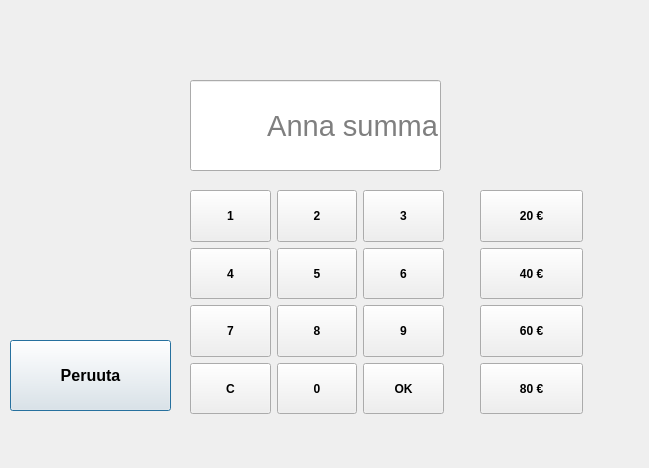
<?xml version="1.0" encoding="UTF-8"?>
<ui version="4.0">
 <class>rahannosto</class>
 <widget class="QDialog" name="rahannosto">
  <property name="geometry">
   <rect>
    <x>0</x>
    <y>0</y>
    <width>649</width>
    <height>468</height>
   </rect>
  </property>
  <property name="windowTitle">
   <string>Dialog</string>
  </property>
  <widget class="QLineEdit" name="lineEditNosto">
   <property name="geometry">
    <rect>
     <x>190</x>
     <y>80</y>
     <width>251</width>
     <height>91</height>
    </rect>
   </property>
   <property name="sizePolicy">
    <sizepolicy hsizetype="MinimumExpanding" vsizetype="Fixed">
     <horstretch>0</horstretch>
     <verstretch>0</verstretch>
    </sizepolicy>
   </property>
   <property name="font">
    <font>
     <pointsize>22</pointsize>
    </font>
   </property>
   <property name="maxLength">
    <number>4</number>
   </property>
   <property name="alignment">
    <set>Qt::AlignRight|Qt::AlignTrailing|Qt::AlignVCenter</set>
   </property>
   <property name="placeholderText">
    <string>Anna summa</string>
   </property>
  </widget>
  <widget class="QPushButton" name="pushButton">
   <property name="geometry">
    <rect>
     <x>10</x>
     <y>340</y>
     <width>161</width>
     <height>71</height>
    </rect>
   </property>
   <property name="font">
    <font>
     <pointsize>12</pointsize>
     <weight>75</weight>
     <bold>true</bold>
    </font>
   </property>
   <property name="text">
    <string>Peruuta</string>
   </property>
  </widget>
  <widget class="QWidget" name="layoutWidget">
   <property name="geometry">
    <rect>
     <x>190</x>
     <y>190</y>
     <width>254</width>
     <height>224</height>
    </rect>
   </property>
   <layout class="QGridLayout" name="gridLayout">
    <item row="0" column="0">
     <widget class="QPushButton" name="pushButton1">
      <property name="sizePolicy">
       <sizepolicy hsizetype="Minimum" vsizetype="Minimum">
        <horstretch>0</horstretch>
        <verstretch>0</verstretch>
       </sizepolicy>
      </property>
      <property name="minimumSize">
       <size>
        <width>51</width>
        <height>51</height>
       </size>
      </property>
      <property name="font">
       <font>
        <weight>75</weight>
        <bold>true</bold>
       </font>
      </property>
      <property name="text">
       <string>1</string>
      </property>
     </widget>
    </item>
    <item row="0" column="1">
     <widget class="QPushButton" name="pushButton2">
      <property name="sizePolicy">
       <sizepolicy hsizetype="Minimum" vsizetype="Minimum">
        <horstretch>0</horstretch>
        <verstretch>0</verstretch>
       </sizepolicy>
      </property>
      <property name="minimumSize">
       <size>
        <width>51</width>
        <height>51</height>
       </size>
      </property>
      <property name="font">
       <font>
        <weight>75</weight>
        <bold>true</bold>
       </font>
      </property>
      <property name="text">
       <string>2</string>
      </property>
     </widget>
    </item>
    <item row="0" column="2">
     <widget class="QPushButton" name="pushButton3">
      <property name="sizePolicy">
       <sizepolicy hsizetype="Minimum" vsizetype="Minimum">
        <horstretch>0</horstretch>
        <verstretch>0</verstretch>
       </sizepolicy>
      </property>
      <property name="minimumSize">
       <size>
        <width>51</width>
        <height>51</height>
       </size>
      </property>
      <property name="font">
       <font>
        <weight>75</weight>
        <bold>true</bold>
       </font>
      </property>
      <property name="text">
       <string>3</string>
      </property>
     </widget>
    </item>
    <item row="1" column="0">
     <widget class="QPushButton" name="pushButton4">
      <property name="sizePolicy">
       <sizepolicy hsizetype="Minimum" vsizetype="Minimum">
        <horstretch>0</horstretch>
        <verstretch>0</verstretch>
       </sizepolicy>
      </property>
      <property name="minimumSize">
       <size>
        <width>51</width>
        <height>51</height>
       </size>
      </property>
      <property name="font">
       <font>
        <weight>75</weight>
        <bold>true</bold>
       </font>
      </property>
      <property name="text">
       <string>4</string>
      </property>
     </widget>
    </item>
    <item row="1" column="1">
     <widget class="QPushButton" name="pushButton5">
      <property name="sizePolicy">
       <sizepolicy hsizetype="Minimum" vsizetype="Minimum">
        <horstretch>0</horstretch>
        <verstretch>0</verstretch>
       </sizepolicy>
      </property>
      <property name="minimumSize">
       <size>
        <width>51</width>
        <height>51</height>
       </size>
      </property>
      <property name="font">
       <font>
        <weight>75</weight>
        <bold>true</bold>
       </font>
      </property>
      <property name="text">
       <string>5</string>
      </property>
     </widget>
    </item>
    <item row="1" column="2">
     <widget class="QPushButton" name="pushButton6">
      <property name="sizePolicy">
       <sizepolicy hsizetype="Minimum" vsizetype="Minimum">
        <horstretch>0</horstretch>
        <verstretch>0</verstretch>
       </sizepolicy>
      </property>
      <property name="minimumSize">
       <size>
        <width>51</width>
        <height>51</height>
       </size>
      </property>
      <property name="font">
       <font>
        <weight>75</weight>
        <bold>true</bold>
       </font>
      </property>
      <property name="text">
       <string>6</string>
      </property>
     </widget>
    </item>
    <item row="2" column="0">
     <widget class="QPushButton" name="pushButton7">
      <property name="sizePolicy">
       <sizepolicy hsizetype="Minimum" vsizetype="Minimum">
        <horstretch>0</horstretch>
        <verstretch>0</verstretch>
       </sizepolicy>
      </property>
      <property name="minimumSize">
       <size>
        <width>51</width>
        <height>51</height>
       </size>
      </property>
      <property name="font">
       <font>
        <weight>75</weight>
        <bold>true</bold>
       </font>
      </property>
      <property name="text">
       <string>7</string>
      </property>
     </widget>
    </item>
    <item row="2" column="1">
     <widget class="QPushButton" name="pushButton8">
      <property name="sizePolicy">
       <sizepolicy hsizetype="Minimum" vsizetype="Minimum">
        <horstretch>0</horstretch>
        <verstretch>0</verstretch>
       </sizepolicy>
      </property>
      <property name="minimumSize">
       <size>
        <width>51</width>
        <height>51</height>
       </size>
      </property>
      <property name="font">
       <font>
        <weight>75</weight>
        <bold>true</bold>
       </font>
      </property>
      <property name="text">
       <string>8</string>
      </property>
     </widget>
    </item>
    <item row="2" column="2">
     <widget class="QPushButton" name="pushButton9">
      <property name="sizePolicy">
       <sizepolicy hsizetype="Minimum" vsizetype="Minimum">
        <horstretch>0</horstretch>
        <verstretch>0</verstretch>
       </sizepolicy>
      </property>
      <property name="minimumSize">
       <size>
        <width>51</width>
        <height>51</height>
       </size>
      </property>
      <property name="font">
       <font>
        <weight>75</weight>
        <bold>true</bold>
       </font>
      </property>
      <property name="text">
       <string>9</string>
      </property>
     </widget>
    </item>
    <item row="3" column="0">
     <widget class="QPushButton" name="pushButtonC">
      <property name="sizePolicy">
       <sizepolicy hsizetype="Minimum" vsizetype="Minimum">
        <horstretch>0</horstretch>
        <verstretch>0</verstretch>
       </sizepolicy>
      </property>
      <property name="minimumSize">
       <size>
        <width>51</width>
        <height>51</height>
       </size>
      </property>
      <property name="font">
       <font>
        <weight>75</weight>
        <bold>true</bold>
       </font>
      </property>
      <property name="text">
       <string>C</string>
      </property>
     </widget>
    </item>
    <item row="3" column="1">
     <widget class="QPushButton" name="pushButton0">
      <property name="sizePolicy">
       <sizepolicy hsizetype="Minimum" vsizetype="Minimum">
        <horstretch>0</horstretch>
        <verstretch>0</verstretch>
       </sizepolicy>
      </property>
      <property name="minimumSize">
       <size>
        <width>51</width>
        <height>51</height>
       </size>
      </property>
      <property name="font">
       <font>
        <weight>75</weight>
        <bold>true</bold>
       </font>
      </property>
      <property name="text">
       <string>0</string>
      </property>
     </widget>
    </item>
    <item row="3" column="2">
     <widget class="QPushButton" name="pushButtonOK">
      <property name="sizePolicy">
       <sizepolicy hsizetype="Minimum" vsizetype="Minimum">
        <horstretch>0</horstretch>
        <verstretch>0</verstretch>
       </sizepolicy>
      </property>
      <property name="minimumSize">
       <size>
        <width>51</width>
        <height>51</height>
       </size>
      </property>
      <property name="font">
       <font>
        <weight>75</weight>
        <bold>true</bold>
       </font>
      </property>
      <property name="text">
       <string>OK</string>
      </property>
     </widget>
    </item>
   </layout>
  </widget>
  <widget class="QWidget" name="layoutWidget">
   <property name="geometry">
    <rect>
     <x>480</x>
     <y>190</y>
     <width>103</width>
     <height>224</height>
    </rect>
   </property>
   <layout class="QVBoxLayout" name="verticalLayout">
    <item>
     <widget class="QPushButton" name="pushButton20">
      <property name="sizePolicy">
       <sizepolicy hsizetype="Minimum" vsizetype="Minimum">
        <horstretch>0</horstretch>
        <verstretch>0</verstretch>
       </sizepolicy>
      </property>
      <property name="minimumSize">
       <size>
        <width>101</width>
        <height>51</height>
       </size>
      </property>
      <property name="font">
       <font>
        <weight>75</weight>
        <bold>true</bold>
       </font>
      </property>
      <property name="text">
       <string>20 €</string>
      </property>
     </widget>
    </item>
    <item>
     <widget class="QPushButton" name="pushButton40">
      <property name="sizePolicy">
       <sizepolicy hsizetype="Minimum" vsizetype="Minimum">
        <horstretch>0</horstretch>
        <verstretch>0</verstretch>
       </sizepolicy>
      </property>
      <property name="minimumSize">
       <size>
        <width>101</width>
        <height>51</height>
       </size>
      </property>
      <property name="font">
       <font>
        <weight>75</weight>
        <bold>true</bold>
       </font>
      </property>
      <property name="text">
       <string>40 €</string>
      </property>
     </widget>
    </item>
    <item>
     <widget class="QPushButton" name="pushButton60">
      <property name="sizePolicy">
       <sizepolicy hsizetype="Minimum" vsizetype="Minimum">
        <horstretch>0</horstretch>
        <verstretch>0</verstretch>
       </sizepolicy>
      </property>
      <property name="minimumSize">
       <size>
        <width>101</width>
        <height>51</height>
       </size>
      </property>
      <property name="font">
       <font>
        <weight>75</weight>
        <bold>true</bold>
       </font>
      </property>
      <property name="text">
       <string>60 €</string>
      </property>
     </widget>
    </item>
    <item>
     <widget class="QPushButton" name="pushButton80">
      <property name="sizePolicy">
       <sizepolicy hsizetype="Minimum" vsizetype="Minimum">
        <horstretch>0</horstretch>
        <verstretch>0</verstretch>
       </sizepolicy>
      </property>
      <property name="minimumSize">
       <size>
        <width>101</width>
        <height>51</height>
       </size>
      </property>
      <property name="font">
       <font>
        <weight>75</weight>
        <bold>true</bold>
       </font>
      </property>
      <property name="text">
       <string>80 €</string>
      </property>
     </widget>
    </item>
   </layout>
  </widget>
 </widget>
 <resources/>
 <connections/>
</ui>
